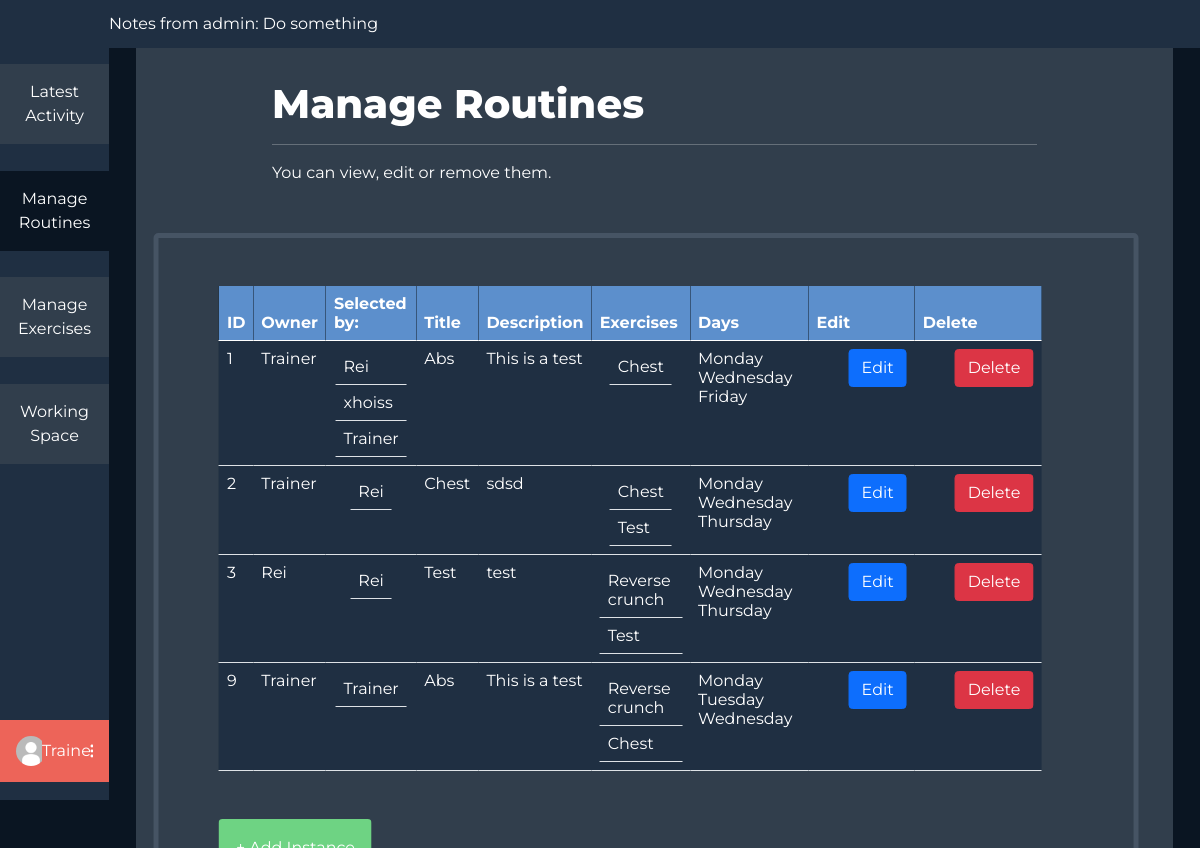
Page /staff/routines/ (signed in) on the earlier database version.
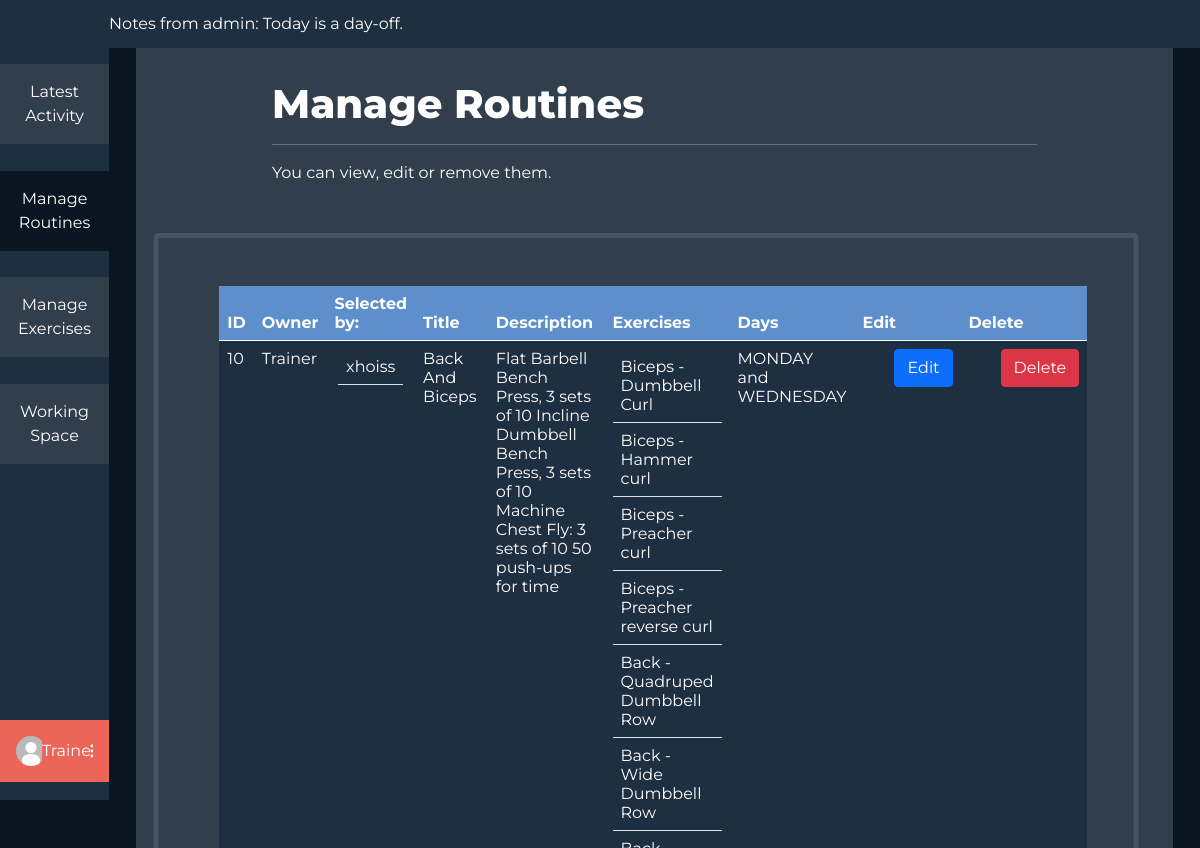
Same page on the later database version.
### staff/models.py (models this page shows, shortened)
class AdminNotes(models.Model):
    todo = models.CharField(max_length=200)
    date = models.DateTimeField(
        default=datetime.now(), blank=True)

### dashboards/models.py (models this page shows, shortened)
class Routine(models.Model):
    owner = models.ForeignKey(User, on_delete=CASCADE,
                              related_name='%(class)s_username', null=True)
    title = models.CharField(max_length=60, blank=True)
    selected_by = models.ManyToManyField(User)
    desc = models.TextField(blank=True)
    thumbnail = models.ImageField(
        upload_to='routines/', default='routines/default.jpg')
    exercises = models.ManyToManyField(Exercise)
    days = models.CharField(max_length=60, blank=True)

class Exercise(models.Model):
    owner = models.ForeignKey(User, on_delete=CASCADE,
                              related_name='%(class)s_username', null=True)
    selected_by = models.ManyToManyField(User)
    title = models.CharField(max_length=60, blank=True)
    reps = models.IntegerField(default=3, blank=True)
    desc = models.TextField(blank=True)
    link = models.CharField(max_length=300, blank=True)

### users/models.py (models this page shows, shortened)
class Profile(models.Model):
    user = models.OneToOneField(User, on_delete=models.CASCADE)
    profile_photo = models.ImageField(
        upload_to='media/profiles/', default='profiles/default.jpg')
    height = models.FloatField(default=170.0)
    weight = models.FloatField(default=60.0)
    weight_goal = models.FloatField(default=70.0)
    GENDER_CHOICES = (('F', 'Female'), ('M', 'Male'), ('O', 'Other'))
    gender = models.CharField(
        max_length=9, choices=GENDER_CHOICES, default=GENDER_CHOICES[0])
    FREQUENCY = (
        ('3x', '3 Times a Week'),
        ('4x', '4 Times a Week'),
        ('5x', '5 Times a Week'),
        ('6x', '6 Times a Week'),
    )
    week_frequency = models.CharField(
        max_length=20, choices=FREQUENCY, default=FREQUENCY[0])
    profile_complete = models.BooleanField(default=False)
    selected_diets = models.ManyToManyField(DietPlan, blank=True)
    age = models.IntegerField(null=True)

### staff/views.py (the view)
# urls.py: path('routines/', views.manage_routines, name="staff-manage-routines"),
@login_required(login_url='login')
@staff_member_required
def manage_routines(request):
    navigation = None
    if request.user.groups.first():
        role = request.user.groups.first().name
        if role == 'trainer':
            navigation = TRAINER_ROUTINES_NAV
        else:
            return redirect('staff')
    routines = Routine.objects.all()
    context = {'options': navigation, 'routines': routines}
    context['notes'] = getNotes()
    if request.POST:
        delete = request.POST['delete']
        if delete and Routine.objects.get(id=int(delete)):
            d = Routine.objects.get(id=int(delete))
            d.delete()
    return render(request, f'staff/trainer/routines.html', context)

### staff/notes.py (called while the page is built)
def getNotes():
    notes = 'No notes posted'
    if AdminNotes.objects.first():
        nr = len(AdminNotes.objects.all())
        notes = AdminNotes.objects.all()[nr-1]
        if notes.date < timezone.now():
            return notes

### staff/templates/staff/trainer/routines.html (shortened to what this page needs)
{% extends 'staff/base.html' %}
{% load static %}
{% block styles %}
<link rel="stylesheet" href="{% static 'css/staff_dashboards/trainer/routines.css' %}">
{% endblock styles %}
{% block middle %}
<div class="main">
    <div class="header">
        <h1>Manage Routines</h1>
        <hr>
        <p>You can view, edit or remove them.</p>
    </div>
    <div class="main-table row justify-content-center" id="short">
        <div class="col-auto overflow-auto">
            <table class="table table-responsive" id="tablecss" cellspacing="0" cellpadding="0" border="0" width="325">
                <thead>
                    <tr id="first-row">
                        <th>ID</th>
                        <th>Owner</th>
                        <th>Selected by: </th>
                        <th>Title</th>
                        <th>Description</th>
                        <th>Exercises</th>
                        <th>Days</th>
                        <th>Edit</th>
                        <th>Delete</th>
                    </tr>
                </thead>
                <tbody>
                    {% for routine in routines %}
                    <tr>
                        <td>{{routine.id}}</td>
                        <td>{{routine.owner}}</td>
                        <td>
                        <table class="table table-responsive table-hover">
                            <tbody>
                            {% for u in routine.selected_by.all%}
                                <tr>
                                <td>{{u.username}}</td>
                                </tr>
                            {% endfor %}
                            </tbody>
                        </table>
                        </td>
                        <td>{{routine.title}}</td>
                        <td>{{routine.desc}}</td>
                        <td>
                        <table class="table table-responsive table-hover">
                            <tbody>
                            {% for e in routine.exercises.all%}
                                <tr>
                                <td><a href=""> {{e.title}}</a></td>
                                </tr>
                            {% endfor %}
                            </tbody>
                        </table>
                        </td>
                        <td>{{routine.days}}</td>
                        <td>
                            <a class="btn btn-primary" href="{% url 'staff-edit-routine' routine.id %}">Edit</a>
                        </td>
                        <td>
                           <form action="{% url 'staff-manage-routines' %}" method="POST">
                            <button class="btn btn-danger">Delete</button>
                            </form>
                        </td>
                    </tr>
                    {% endfor %}
                </tbody>
            </table>
            <a class="btn add-instance" href="{% url 'staff-add-routine' %}">+ Add Instance</a>
        </div>
    </div>
</div>
{% endblock middle %}

### staff/templates/staff/base.html (shortened to what this page needs)
{% load static %}
<html>
  <head>
    <link href="https://cdn.jsdelivr.net/npm/bootstrap@5.0.1/dist/css/bootstrap.min.css" rel="stylesheet">
    <link rel="stylesheet" href="{% static 'css/staff_dashboards/main.css' %}">
    <link rel="stylesheet" href="{% static 'css/staff_dashboards/table.css' %}">
    {% block styles %}
    {% endblock styles %}
  </head>
  <body>
  {% block content %}
  {% if user.is_authenticated %}
  <div class="mycontainer">
    <div class="navigation">
      <div class="nav-col">
        <div class="options">
          {% for key, item in options.items %}
            {% if item.isActive %}
            <div class="option active"><a href="/staff/{{item.url}}">{{ item.name }}</a></div>
            {% else %}
            <div class="option"><a href="/staff/{{item.url}}">{{ item.name }}</a></div>
            {% endif %}
          {% endfor %}
        </div>
        <div class="profile-wrapper">
          <div class="user-btn">
            <div class="profile-pic"><img src="{{ user.profile.profile_photo.url }}" alt=""></div>
            {% if user.first_name %}
            <span>{{user.get_full_name}}</span>
            {% else %}
            <span>{{user.username}}</span>
            {% endif %}
            <div class="three-dot"><img src="{% static 'svg/3dots.svg' %}" alt=""></div>
          </div>
        </div>
      </div>
    </div>
    <div class="middle">
      <div class="middle-nav">
        <marquee behavior="" direction="">Notes from admin: {{ notes.todo }}
        </marquee>
      </div>
    {% block middle %}
    {% endblock middle %}
    </div>
  </div>
  {% endif %}
  {% endblock content %}
  </body>
<html>

Differences in the rows shown:
removed AdminNotes: todo "Do something"
removed Routine: id "1", owner "Trainer", title "Abs", desc "This is a test", days "Monday Wednesday Friday"
removed Exercise: title "Chest"
removed Routine: id "2", owner "Trainer", title "Chest", desc "sdsd", days "Monday Wednesday Thursday"
no longer on this page (row edited): Exercise: title "Test"
removed Routine: id "3", owner "Rei", title "Test", desc "test", days "Monday Wednesday Thursday"
removed Exercise: title "Reverse crunch"
removed Routine: id "9", owner "Trainer", title "Abs", desc "This is a test", days "Monday Tuesday Wednesday"
added AdminNotes: todo "Today is a day-off."
added Routine: id "10", owner "Trainer", title "Back And Biceps", desc "Flat Barbell Bench Press, 3 sets of 10 Incline Dumbbell Bench Press, 3 sets of 10 Machine Chest Fly: 3 sets of 10 50 push-ups for time", days "MONDAY and WEDNESDAY"
added Exercise: title "Biceps - Dumbbell Curl", shown under "10"
added Exercise: title "Biceps - Hammer curl", shown under "10"
added Exercise: title "Biceps - Preacher curl", shown under "10"
added Exercise: title "Biceps - Preacher reverse curl", shown under "10"
added Exercise: title "Back - Quadruped Dumbbell Row", shown under "10"
added Exercise: title "Back - Wide Dumbbell Row", shown under "10"
